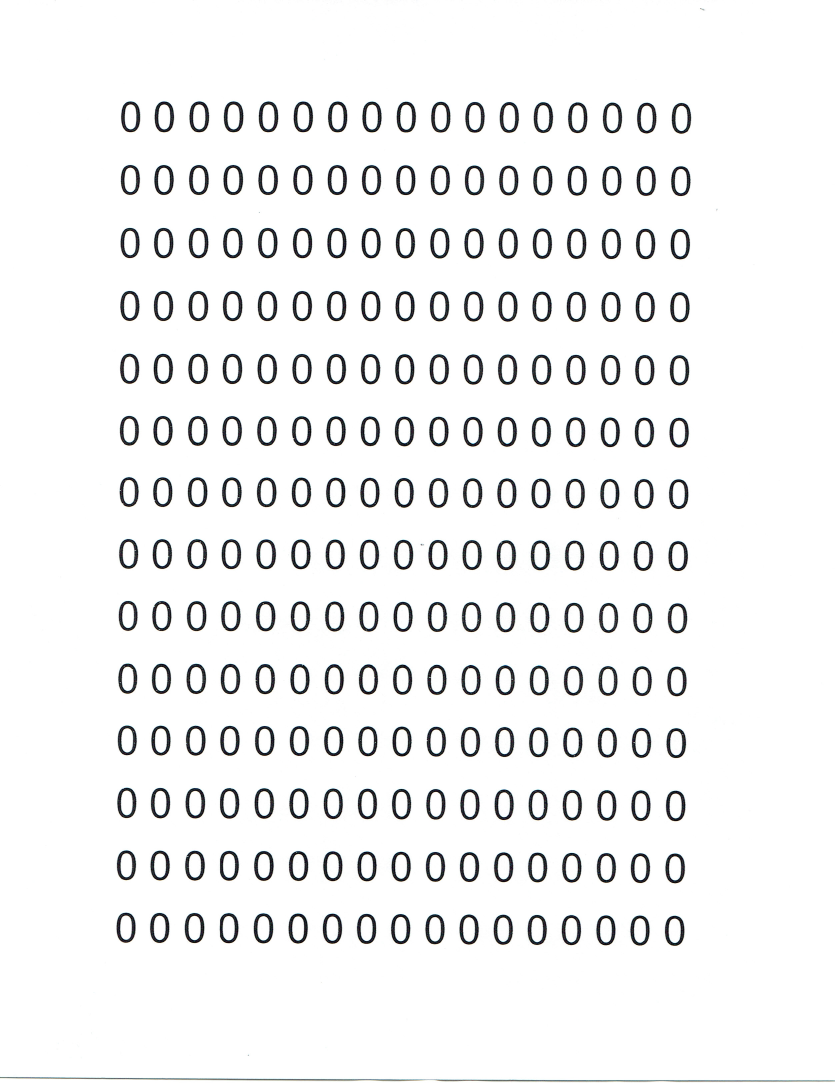
%> input picture trainingSet/0.jpg, 2503 x 3253 px (shown at 1/3 size)
$ octave main.m   (GNU Octave 9; MATLAB toolbox functions it lacks are replaced by stand-ins)
%> lines starting %> are read from the running program, lines starting %| are printed output that depends on the picture; in (x1, y1, x2, y2) boxes, pixels count from 0 and x2, y2 are one past the last pixel; in counts of white or black regions, pixels touching at a corner belong together; the program's own positions count from 1
### separar.m
function [fl re]=lines(im_texto)

%Aquí recibe la imagen normal, sin cortar ni nada
%Aquí iba eso de clip
im_texto=clipear(im_texto);

num_filas=size(im_texto,1);

for s=1:num_filas %Recorrer todas las filas
    if sum(im_texto(s,:))==0 %Si la sumatoria es igual a 0 en ese renglón (filas y columnas)
        nm=im_texto(1:s-1, :); % First line matrix
        rm=im_texto(s:end, :);% Remain line matrix
        fl = clipear(nm);
        re=clipear(rm);
        %*-*-*Uncomment lines below to see the result*-*-*-*-
        %         subplot(2,1,1);imshow(fl);
        %         subplot(2,1,2);imshow(re);
        break
    else
        fl=im_texto;%Only one line.
        re=[ ];
    end
end
function img_out=clipear(img_in)
[f c]=find(img_in);
img_out=img_in(min(f):max(f),min(c):max(c));%Crops image
%Aquí también iba eso de clip que le quita esos espacios pailas

### main.m
%clc, close all;
addpath('C:\Users\USER\Documents\Uni\Imágenes\OCR\simpleOCR\trainingSet');
% Read image
imagen=imread('0.jpg');
% Show image
imshow(imagen);
title('Imagen de entrada')
% Convert to gray scale
if size(imagen,3)> 1 %Canales de color
    imagen=rgb2gray(imagen);
end
% Convert to BW
threshold = graythresh(imagen);
%> threshold = 0.573
imagen =~im2bw(imagen,threshold);
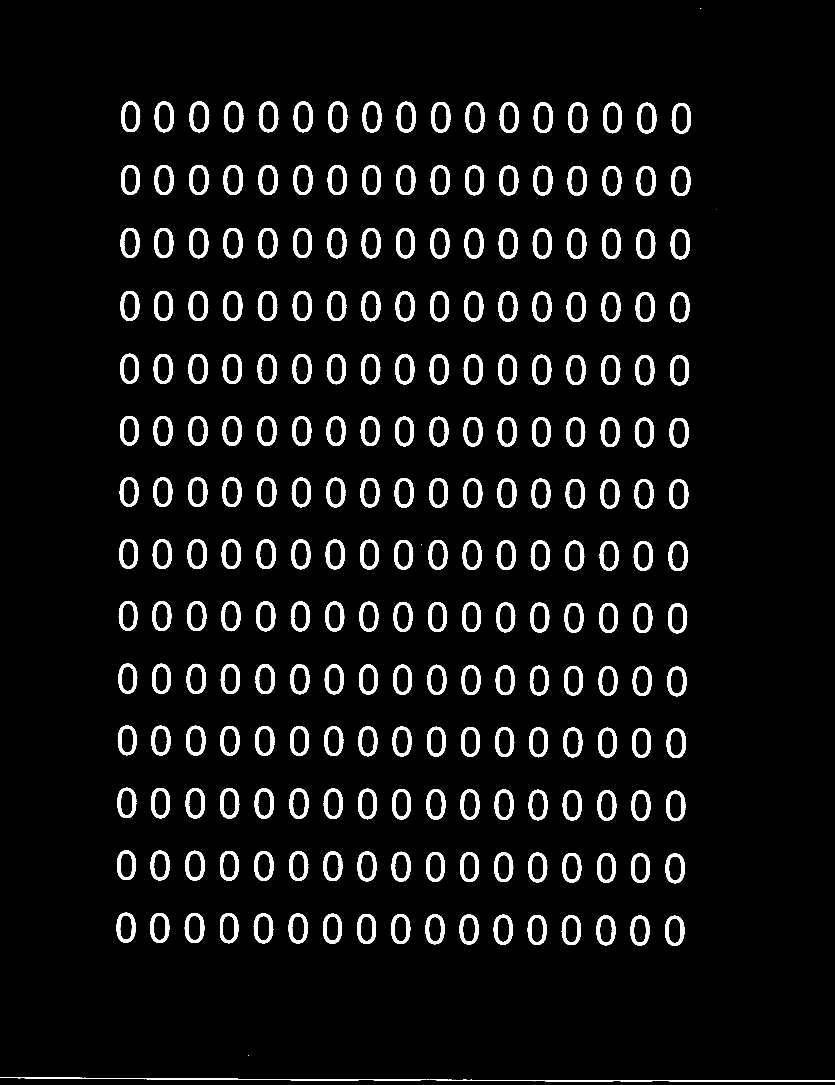
%> imagen: size 3253x2503 logical (shown at 1/3 size); 6% white; 245 white regions (5 under 20 px), largest, box (x1, y1, x2, y2) and area: (0, 3232, 1280, 3242) 3389, (1288, 3239, 2503, 3244) 3048, (568, 304, 628, 397) 2149
% Remove all object containing fewer than 30 pixels
imagen = bwareaopen(imagen,30);
%Storage matrix word from image
word=[ ];
re=imagen;

%Opens text.txt as file for write
fid = fopen('text.txt', 'wt');
% Load templates
% load templates
% global templates
% % Compute the number of letters in template file
% num_letras=size(templates,2);
while 1
    %Fcn 'lines' separate lines in text
    [fl re]= separar(re);
    imgn=fl;

    %Uncomment line below to see lines one by one
    %imshow(fl);pause(0.5)
    %-----------------------------------------------------------------
    % Label and count connected components
    [L Ne] = bwlabel(imgn);
    for n=1:Ne
        [r,c] = find(L==n);
        % Extract letter
        n1=imgn(min(r):max(r),min(c):max(c));
        % Resize letter (same size of template)
        %img_r=imresize(n1,[128 64]);
        %Uncomment line below to see letters one by one
        %imshow(img_r);pause(0.5)

        %APLICAR HOG
        %Enviar el HOG a la función para la regresión y se compara con los
        %HOG del dataset original
        %Sí es 3 o no :v
        %-------------------------------------------------------------------
        % Call fcn to convert image to text

        %letter=read_letter(img_r,num_letras);

        % Letter concatenation

        %word=[word letter];
    end
    %fprintf(fid,'%s\n',lower(word));%Write 'word' in text file (lower)

    %fprintf(fid,'%s\n',word);%Write 'word' in text file (upper)

    % Clear 'word' variable

    %word=[ ];

    %*When the sentences finish, breaks the loop
    if isempty(re)  %See variable 're' in Fcn 'lines'
        break
    end
end
%> this loop made 15 passes
%> Ne on passes 1 to 12: 17, 17, 17, 17, 17, 17, 17, 17, 17, 17, 17, 17
%> pass 1, in clipear, `img_out=img_in(min(f):max(f),min(c):max(c));`:
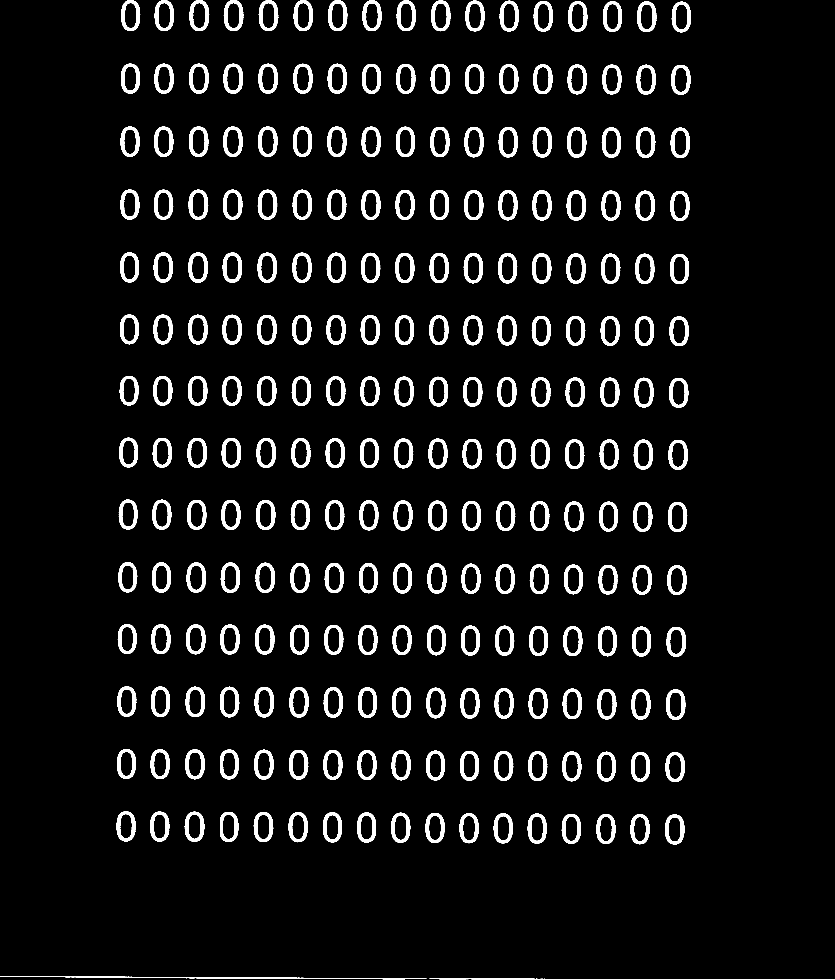
%> img_out: size 2940x2503 logical (shown at 1/3 size); 6.6% white; 240 white regions, largest, box (x1, y1, x2, y2) and area: (0, 2928, 1280, 2938) 3389, (1288, 2935, 2503, 2940) 3048, (568, 0, 628, 93) 2149
%> pass 1, `[fl re]= separar(re);`:
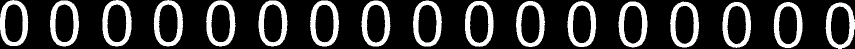
%> fl: size 97x1709 logical (shown at 1/2 size); 21.5% white; 17 white regions, largest, box (x1, y1, x2, y2) and area: (204, 0, 264, 93) 2149, (307, 0, 366, 93) 2144, (100, 1, 158, 93) 2125
%> pass 1, `[fl re]= separar(re);`:
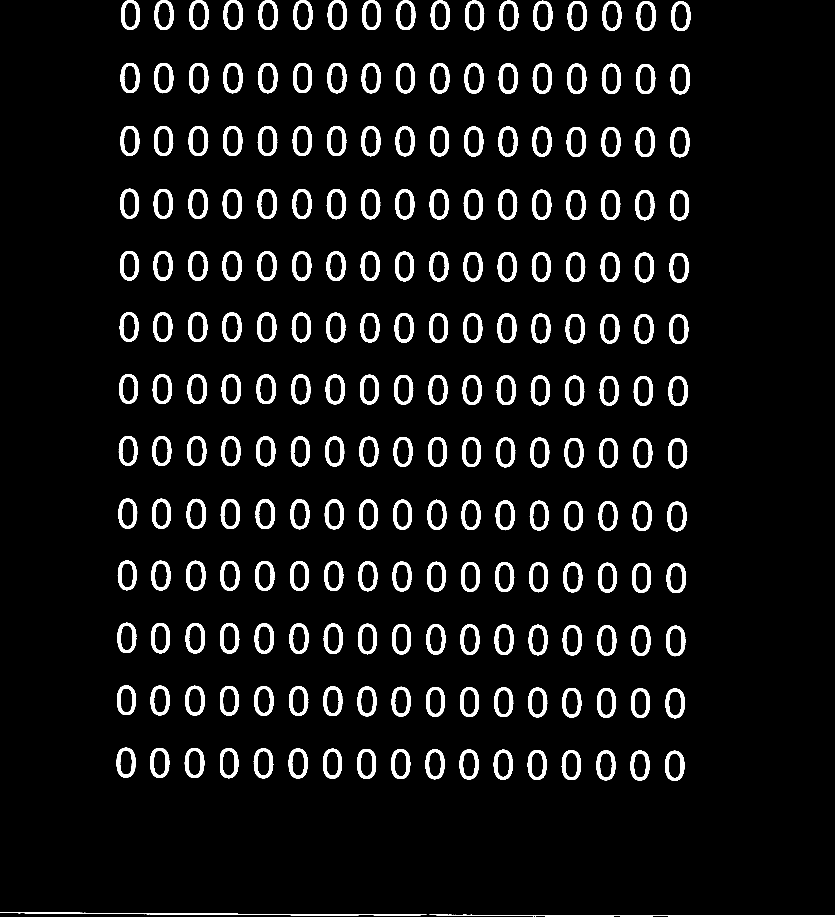
%> re: size 2749x2503 logical (shown at 1/3 size); 6.6% white; 223 white regions, largest, box (x1, y1, x2, y2) and area: (0, 2737, 1280, 2747) 3389, (1288, 2744, 2503, 2749) 3048, (670, 189, 728, 280) 2089
%> pass 1, `[L Ne] = bwlabel(imgn);`:
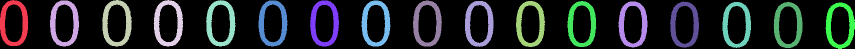
%> L: size 97x1709 double (shown at 1/2 size); 18 distinct labels, from 0 to 17; one colour per label, 0 black
% fclose(fid);
% %Open 'text.txt' file
% winopen('text.txt')
% fprintf('For more information, visit: <a href= "http://www.matpic.com">www.matpic.com </a> \n')
% clear all
